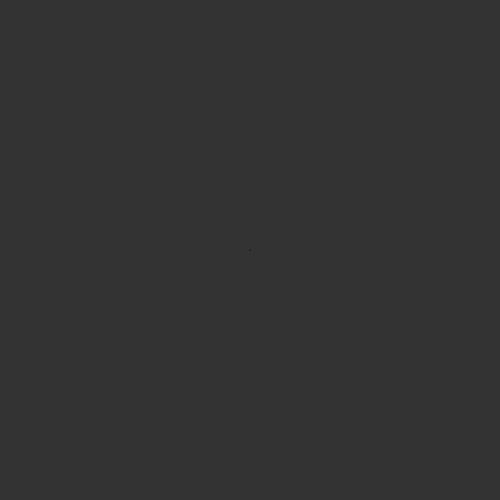
Frame 1 (no input)
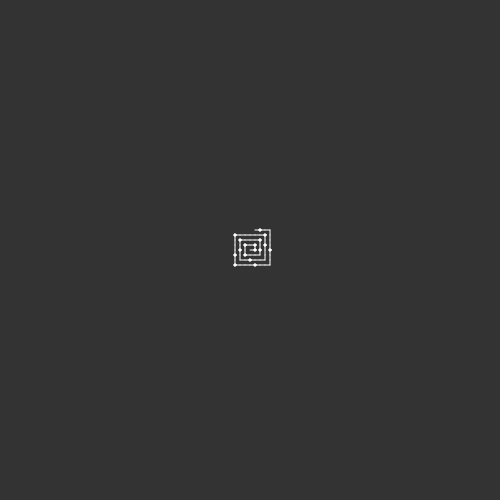
Frame 60 (no input)
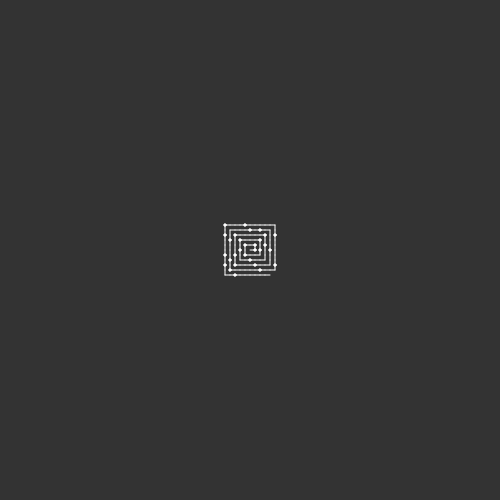
Frame 120 (the mouse pressed at the canvas centre since frame 60)

The p5.js sketch that drew these frames (run headless with seeded random() and noise() and a simulated clock; from frame 60 on, the mouse is pressed at the canvas centre):

// p5.js sketch
// ── sketch.js
let x, y;
let px, py;
let step = 1;
let state = 0;
let numSteps = 1;
let turnCounter = 1;

let stepSize = 5;
let totalSteps;

function isPrime(num) {
    for(let i = 2, s = Math.sqrt(num); i <= s; i++)
        if(num % i === 0) return false; 
    return num > 1;
}

function setup() {
  createCanvas(500, 500);

  const cols = width / stepSize;
  const rows = height / stepSize;
  totalSteps = cols * rows;
  x = width / 2;
  y = height / 2;
  px = x;
  py = y;

  background(51);
}

function draw() {

  if (isPrime(step)) {
    fill(255);
    stroke(255);
    circle(x, y, stepSize * 0.5);
  }
  
  line(x, y, px, py);
  px = x;
  py = y;

  switch (state) {
    case 0:
      x += stepSize;
      break;
    case 1:
      y -= stepSize;
      break;
    case 2:
      x -= stepSize;
      break;
    case 3:
      y += stepSize;
      break;
  }
  
  if (step % numSteps === 0) {
    state = (state + 1) % 4;
    turnCounter++;
    if (turnCounter % 2 === 0) numSteps++;
  }

  step++;
  
  if (step > totalSteps) noLoop();
}
